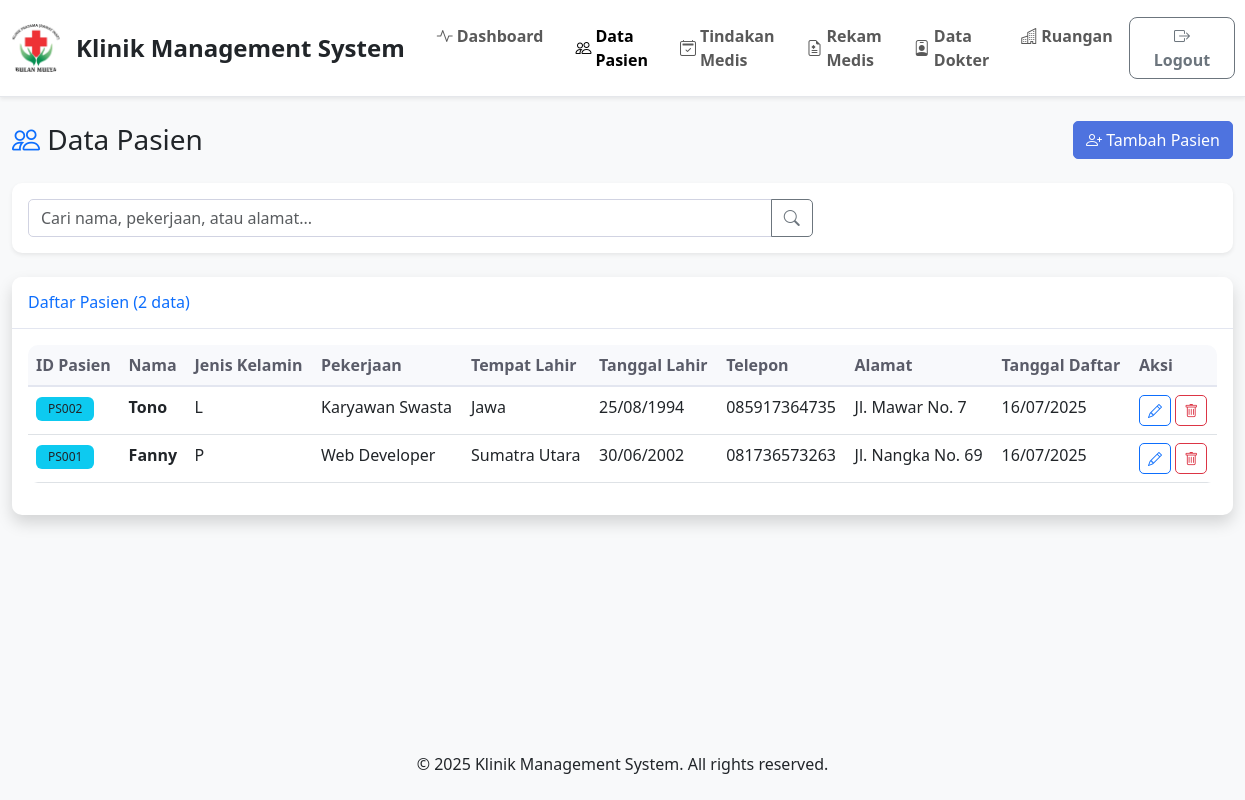
The app's page /index.php?page=pasien (signed in) with its own data.
### tables this page shows
CREATE TABLE `pasien` (
  `idpasien` int(11) NOT NULL,
  `nama` varchar(100) NOT NULL,
  `jenis_kelamin` enum('L','P') NOT NULL,
  `pekerjaan` varchar(100) DEFAULT NULL,
  `tmp_lahir` varchar(100) DEFAULT NULL,
  `tgl_lahir` date DEFAULT NULL,
  `telpon` varchar(20) DEFAULT NULL,
  `alamat` text DEFAULT NULL,
  `tgl_daftar` date DEFAULT NULL
);

### config/database.php (called while the page is built, shortened)
<?php
try {
    $pdo = new PDO("mysql:host=" . DB_HOST . ";dbname=" . DB_NAME . ";charset=utf8", DB_USER, DB_PASS);
    $pdo->setAttribute(PDO::ATTR_ERRMODE, PDO::ERRMODE_EXCEPTION);
    $pdo->setAttribute(PDO::ATTR_DEFAULT_FETCH_MODE, PDO::FETCH_ASSOC);
} catch(PDOException $e) {
    die("Connection failed: " . $e->getMessage());
}
function executeQuery($sql, $params = []) {
    global $pdo;
    try {
        $stmt = $pdo->prepare($sql);
        $stmt->execute($params);
        return $stmt;
    } catch(PDOException $e) {
        die("Query failed: " . $e->getMessage());
    }
}
function fetchAll($sql, $params = []) {
    $stmt = executeQuery($sql, $params);
    return $stmt->fetchAll();
}
function fetchOne($sql, $params = []) {
    $stmt = executeQuery($sql, $params);
    return $stmt->fetch();
}
?>

### includes/functions.php (called while the page is built, shortened)
<?php
function formatDate($date) {
    return date('d/m/Y', strtotime($date));
}
function getPagination($total_records, $records_per_page, $current_page) {
    $total_pages = ceil($total_records / $records_per_page);
    $offset = ($current_page - 1) * $records_per_page;
    return [
        'total_pages' => $total_pages,
        'offset' => $offset,
        'current_page' => $current_page,
        'records_per_page' => $records_per_page
    ];
}
?>

### pages/pasien.php (the view, shortened to what this page needs)
<?php
$action = isset($_POST['action']) ? $_POST['action'] : (isset($_GET['action']) ? $_GET['action'] : 'list');
$search = isset($_GET['search']) ? sanitizeInput($_GET['search']) : '';
$page_num = isset($_GET['page_num']) ? (int)$_GET['page_num'] : 1;
if ($action == 'list' || $action == 'edit') {
    $where_clause = "";
    $params = [];
    $count_sql = "SELECT COUNT(*) as total FROM pasien " . $where_clause;
    $total_result = fetchOne($count_sql, $params);
    $total_records = $total_result['total'];
    $records_per_page = 10;
    $pagination = getPagination($total_records, $records_per_page, $page_num);
    $sql = "SELECT * FROM pasien {$where_clause} ORDER BY idpasien DESC LIMIT {$pagination['offset']}, {$pagination['records_per_page']}";
    $patients = fetchAll($sql, $params);
}
    ?>
<div class="container-fluid">
    <div class="d-flex justify-content-between align-items-center mb-4">
        <h1 class="h3 mb-0">
            <i class="bi bi-people text-primary"></i> Data Pasien
        </h1>
        <a href="pages/pasien_add.php" class="btn btn-primary">
            <i class="bi bi-person-plus"></i> Tambah Pasien
        </a>
    </div>
    <div class="card mb-4">
        <div class="card-body">
            <form method="GET" action="" id="searchForm">
                <div class="row">
                    <div class="col-md-8">
                        <div class="input-group">
                            <input type="text" class="form-control" name="search" id="searchInput"
                                   placeholder="Cari nama, pekerjaan, atau alamat..."
                                   value="<?php echo htmlspecialchars($search); ?>">
                            <button class="btn btn-outline-secondary" type="submit">
                                <i class="bi bi-search"></i>
                            </button>
                        </div>
                    </div>
                </div>
            </form>
        </div>
    </div>
    <div class="card shadow">
        <div class="card-header py-3">
            <h6 class="m-0 font-weight-bold text-primary">
                Daftar Pasien (<?php echo number_format($total_records); ?> data)
            </h6>
        </div>
        <div class="card-body">
            <?php if (empty($patients)): ?>
                <div class="text-center py-4">
                    <i class="bi bi-people text-muted" style="font-size: 3rem;"></i>
                    <p class="text-muted mt-2">Tidak ada data pasien</p>
                </div>
            <?php else: ?>
                <div class="table-responsive" id="patientsTableWrapper">
                    <table class="table table-hover" id="patientsTable">
                        <thead>
                            <tr>
                                <th>ID Pasien</th>
                                <th>Nama</th>
                                <th>Jenis Kelamin</th>
                                <th>Pekerjaan</th>
                                <th>Tempat Lahir</th>
                                <th>Tanggal Lahir</th>
                                <th>Telepon</th>
                                <th>Alamat</th>
                                <th>Tanggal Daftar</th>
                                <th>Aksi</th>
                            </tr>
                        </thead>
                        <tbody>
                            <?php foreach ($patients as $p): ?>
                                <tr>
                                    <td><span class="badge bg-info text-dark"><?php echo 'PS' . str_pad($p['idpasien'], 3, '0', STR_PAD_LEFT); ?></span></td>
                                    <td><strong><?php echo $p['nama']; ?></strong></td>
                                    <td><?php echo $p['jenis_kelamin']; ?></td>
                                    <td><?php echo $p['pekerjaan']; ?></td>
                                    <td><?php echo $p['tmp_lahir']; ?></td>
                                    <td><?php echo formatDate($p['tgl_lahir']); ?></td>
                                    <td><?php echo $p['telpon']; ?></td>
                                    <td><?php echo $p['alamat']; ?></td>
                                    <td><?php echo formatDate($p['tgl_daftar']); ?></td>
                                    <td>
                                        <a href="pages/pasien_edit.php?idpasien=<?php echo $p['idpasien']; ?>" class="btn btn-sm btn-outline-primary">
                                            <i class="bi bi-pencil"></i>
                                        </a>
                                        <a href="pages/pasien_delete.php?idpasien=<?php echo $p['idpasien']; ?>" class="btn btn-sm btn-outline-danger">
                                            <i class="bi bi-trash"></i>
                                        </a>
                                    </td>
                                </tr>
                            <?php endforeach; ?>
                        </tbody>
                    </table>
                </div>
            <?php endif; ?>
        </div>
    </div>
</div>

### assets/css/style.css (style rules this page uses)
body { font-family: 'Segoe UI', Tahoma, Geneva, Verdana, sans-serif; background-color: #f8f9fa; }
.card { border: none; border-radius: 10px; box-shadow: 0 0.125rem 0.25rem rgba(0, 0, 0, 0.075); transition: all 0.3s ease; }
.card-header { background-color: #fff; border-bottom: 1px solid #e3e6f0; border-radius: 10px 10px 0 0 !important; }
.btn { border-radius: 5px; font-weight: 500; transition: all 0.3s ease; }
.btn-primary { background-color: #4e73df; border-color: #4e73df; }
.table { border-radius: 10px; overflow: hidden; }
.table thead th { background-color: #f8f9fc; border-bottom: 2px solid #e3e6f0; font-weight: 600; color: #5a5c69; }
.form-control, .form-select { border-radius: 5px; border: 1px solid #d1d3e2; transition: all 0.3s ease; }
.badge { font-size: 0.75rem; font-weight: 500; padding: 0.375rem 0.75rem; }

### includes/footer.php (style rules this page uses)
html, body { height: 100%; }
body { min-height: 100vh; display: flex; flex-direction: column; }

### records on screen
pasien: idpasien "002", nama "Tono", jenis_kelamin "L", pekerjaan "Karyawan Swasta", tmp_lahir "Jawa", tgl_lahir "25/08/1994", telpon "085917364735", alamat "Jl. Mawar No. 7", tgl_daftar "16/07/2025"
pasien: idpasien "001", nama "Fanny", jenis_kelamin "P", pekerjaan "Web Developer", tmp_lahir "Sumatra Utara", tgl_lahir "30/06/2002", telpon "081736573263", alamat "Jl. Nangka No. 69", tgl_daftar "16/07/2025"

### other values on screen
$total_records "2"
